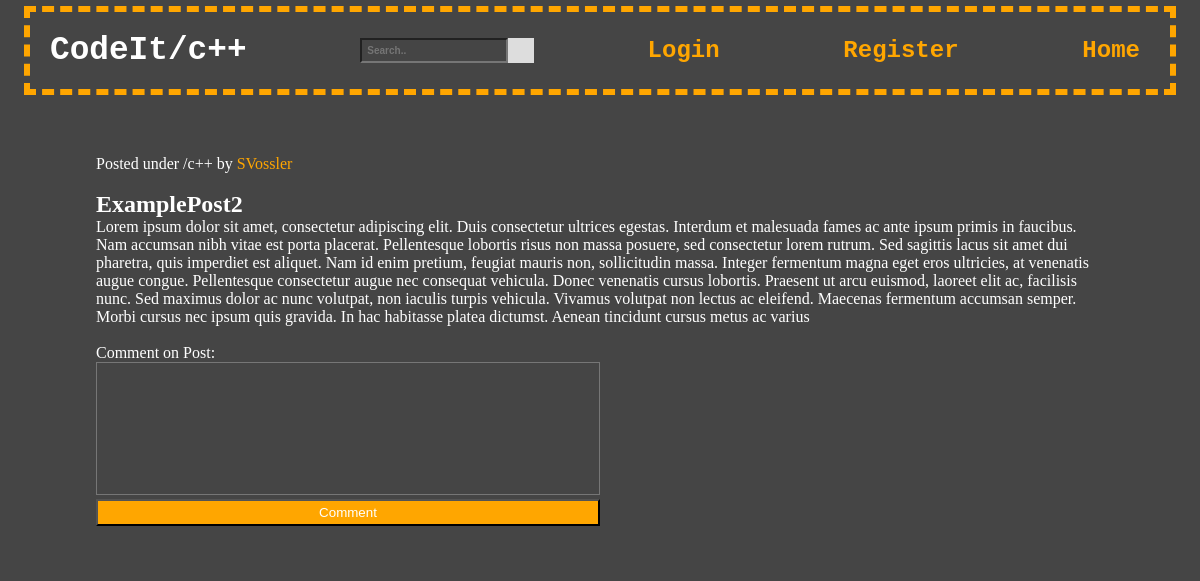
The app's page /post?post_id=2 with its own data.
### tables this page shows
CREATE TABLE ForumPost(
        PostId INTEGER PRIMARY KEY NOT NULL,
        PostedBy TEXT NOT NULL,
        PostTitle TEXT NOT NULL,
        PostContent TEXT NOT NULL,
        PostSubForum TEXT NOT NULL,
        Upvotes INTEGER NOT NULL,
        Downvotes INTEGER NOT NULL
    );

### run.py (the view)
@app.route("/post")
def post():
    id = request.args.get('post_id')
    con = sql.connect("ForumPosts.db")
    con.row_factory = sql.Row
    cur = con.cursor()
    sql_select_query = """select * from ForumPost WHERE\
        PostId = ?"""
    cur.execute(sql_select_query, (id,))
    post = cur.fetchone()
    con.close()
    postDict = None
    if post:
        postDict = {
            "postId": post[0],
            "postedBy": post[1],
            "title": post[2],
            "content": post[3],
            "subforum": post[4]
        }
    con = sql.connect("PostComments.db")
    con.row_factory = sql.Row
    cur = con.cursor()
    sql_select_query = """select * from PostComment where\
        PostId = ?"""
    cur.execute(sql_select_query, (id,))
    comments = cur.fetchall()
    print(comments)
    con.close()
    return render_template('post.html',
            postDict = postDict, comments=comments )

### templates/post.html (shortened to what this page needs)
<!DOCTYPE html>
<html lang="en">
<head>
    <link href="../static/post.css" rel="stylesheet">
</head>
<body>
    <nav class="nav-bar">
        <div class="forum-logo">
          <h3>CodeIt/{{postDict['subforum']}}</h3>
        </div>
        <div class="search-container">
          <form action="/index">
            <input type="text" placeholder="Search.." name="search">
            <button type="submit"></button>
          </form>
        </div>
        {% if not session['logged_in'] %}
          <a href="/login-clicked">Login</a>
          <a href="/register">Register</a>
        {% endif %}
        <a href="/index">Home</a>
    </nav>
    <div class="post-container">
      <header>
        <p>Posted under /{{postDict["subforum"]}} by <a href="{{url_for('profile', posted_by=postDict['postedBy'])}}">{{postDict["postedBy"]}}</a> </p> <br />
        <h2>{{postDict["title"]}}</h2>
      </header>
      <article>
        <p>{{postDict["content"]}}</p> <br />
      </article>
      <footer>
        <p>Comment on Post:
          </p>
        <div class="comment-input-container">
          <form action="{{ url_for('comment_submit', post_id=postDict['postId']) }}" method="post">
            <textarea class="comment-input" name="comment-content"></textarea>
            <input class="button" type="submit" value="Comment" />
          </form>
        </div>
        <br/>
        <br/>
        <br/>
      </footer>
    </div>
</body>
</html>

### static/post.css (style rules this page uses)
* { margin: 0; padding: 0; background-color: rgb(69, 69, 69); }
.nav-bar { background-color: rgb(69, 69, 69); color: #fff; font-family: "Courier New", "Lucida Console", Monaco, Consolas, monospace; display: flex; flex-wrap: wrap; justify-content: space-between; align-items: center; margin-top: 0.5%; margin-bottom: 5%; margin-right: 2%; margin-left: 2%; padding: 20px; border: 0.75ex dashed hsl(39, 100%, 50%); }
.forum-logo { font-size: 28px; display: flex; align-items: center; }
.nav-bar .search-container { border: none; }
.nav-bar input[type=text] { font-size: 10px; font-weight: bold; padding: 5px; }
.nav-bar .search-container button { float: right; padding: 12.75px; background: #ddd; font-size: 10px; border: none; cursor: pointer; }
nav a { font-size: 24px; margin-right: 10px; color: hsl(39, 100%, 50%); font-weight: bold; }
a:link { text-decoration: none; }
.post-container { color: #fff; margin-right: 8%; margin-left: 8%; }
header a, footer a { color: hsl(39, 100%, 50%); }
.comment-input { width: 50%; height: 10em; box-sizing: border-box; resize: none; color: #fff; }
.button { height: 2em; width: 50%; margin-right: 50%; background-color:hsl(39, 100%, 50%); color: #fff; float: right; }

### records on screen
ForumPost: subforum "c++", postedBy "SVossler", title "ExamplePost2", content "Lorem ipsum dolor sit amet, consectetur adipiscing elit. Duis consectetur ultrices egestas. Interdum et malesuada fames ac ante ipsum primis in faucibus. Nam accumsan nibh vitae est porta placerat. Pellentesque lobortis risus non massa posuere, sed consectetur lorem rutrum. Sed sagittis lacus sit amet dui pharetra, quis imperdiet est aliquet. Nam id enim pretium, feugiat mauris non, sollicitudin massa. Integer fermentum magna eget eros ultricies, at venenatis augue congue. Pellentesque consectetur augue nec consequat vehicula. Donec venenatis cursus lobortis. Praesent ut arcu euismod, laoreet elit ac, facilisis nunc. Sed maximus dolor ac nunc volutpat, non iaculis turpis vehicula. Vivamus…"
